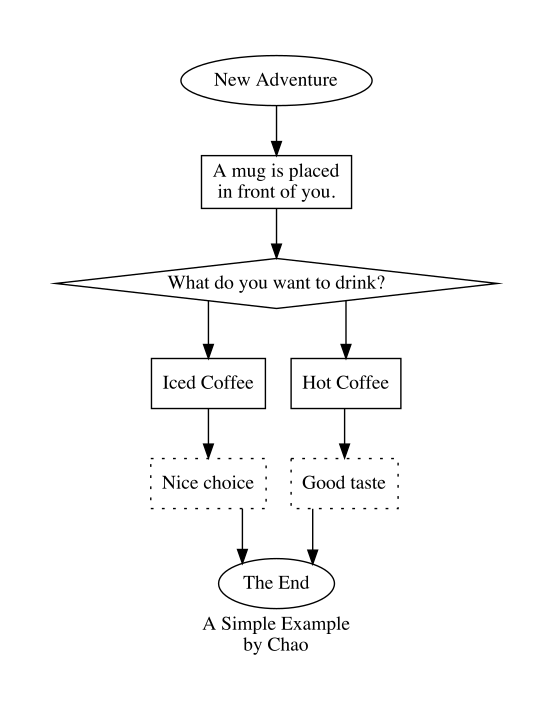

Python code for this plot:
from graphviz import Digraph
dot = Digraph('graphviz_example_2', filename='graphviz_example_2')
dot.attr(label='A Simple Example\nby Chao', splines='ortho')

# oval shape for start and end
dot.attr('node', shape='oval')
# first argument is label, second argument is text on the node
dot.node('start', 'New Adventure')
dot.node('end', 'The End')

# solid box for action
dot.attr('node', shape='box', style='solid')
dot.node('mug', 'A mug is placed\nin front of you.')
dot.node('iced coffee', 'Iced Coffee')
dot.node('hot coffee', 'Hot Coffee')

# dotted box for thoughts or other stuff
dot.attr('node', shape='box', style='dotted')
dot.node('nice choice', 'Nice choice')
dot.node('good taste', 'Good taste')

# diamond shape for decisions
dot.attr('node', shape='diamond', style='solid')
dot.node('inside', 'What do you want to drink?')

dot.edge('start', 'mug')
dot.edge('mug', 'inside')
dot.edge('inside', 'iced coffee')
dot.edge('inside', 'hot coffee')
dot.edge('iced coffee', 'nice choice')
dot.edge('hot coffee', 'good taste')
dot.edge('nice choice', 'end')
dot.edge('good taste', 'end')

dot.view()
